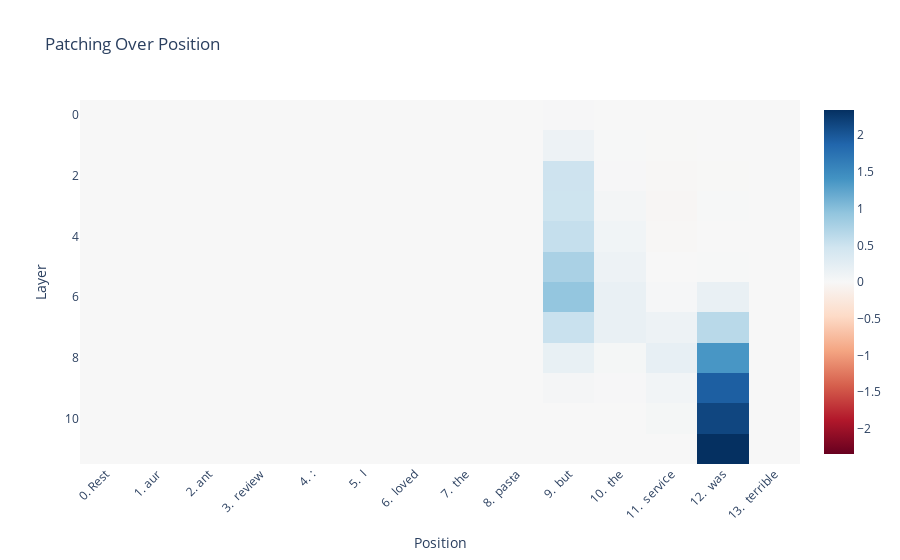

The cell this chart's notebook holds for it:
### Code cell
# average over gradients / patching results??
patching_results = [(c + w) / 2. for c, w in zip(patching_results_correct, patching_results_wrong)]

fig = px.imshow(
    patching_results,
    color_continuous_scale="RdBu",
    color_continuous_midpoint=0.0,
    title="Patching Over Position",
    # replace x axis with tokens at position
    x = [f"{i}. {model.tokenizer.decode(clean_correct_tokens[0][i])}" for i in range(len(clean_correct_tokens[0]))]
)


fig.update_layout(
    # rotate x axis labels
    xaxis_tickangle=-45,
    xaxis_title="Position",
    yaxis_title="Layer"
)

fig.show()

### Figure 1 — Plotly figure (JSON) as saved in the notebook; plotly's stock layout.template omitted (floating-point values rounded to 4 significant figures; data arrays with more than 128 entries replaced by an {"elided": "..."} marker saying what was removed)
{"data": [{"coloraxis": "coloraxis", "hovertemplate": "x: %{x}<br>y: %{y}<br>color: %{z}<extra></extra>", "name": "0", "type": "heatmap", "x": ["0. Rest", "1. aur", "2. ant", "3.  review", "4. :", "5.  I", "6.  loved", "7.  the", "8.  pasta", "9.  but", "10.  the", "11.  service", "12.  was", "13.  terrible"], "xaxis": "x", "yaxis": "y", "z": {"elided": "12x14 float values"}}], "layout": {"coloraxis": {"cmid": 0, "colorscale": [[0, "rgb(103,0,31)"], [0.1, "rgb(178,24,43)"], [0.2, "rgb(214,96,77)"], [0.3, "rgb(244,165,130)"], [0.4, "rgb(253,219,199)"], [0.5, "rgb(247,247,247)"], [0.6, "rgb(209,229,240)"], [0.7, "rgb(146,197,222)"], [0.8, "rgb(67,147,195)"], [0.9, "rgb(33,102,172)"], [1, "rgb(5,48,97)"]]}, "title": {"text": "Patching Over Position"}, "xaxis": {"anchor": "y", "constrain": "domain", "domain": [0, 1], "scaleanchor": "y", "tickangle": -45, "title": {"text": "Position"}}, "yaxis": {"anchor": "x", "autorange": "reversed", "constrain": "domain", "domain": [0, 1], "title": {"text": "Layer"}}}}
